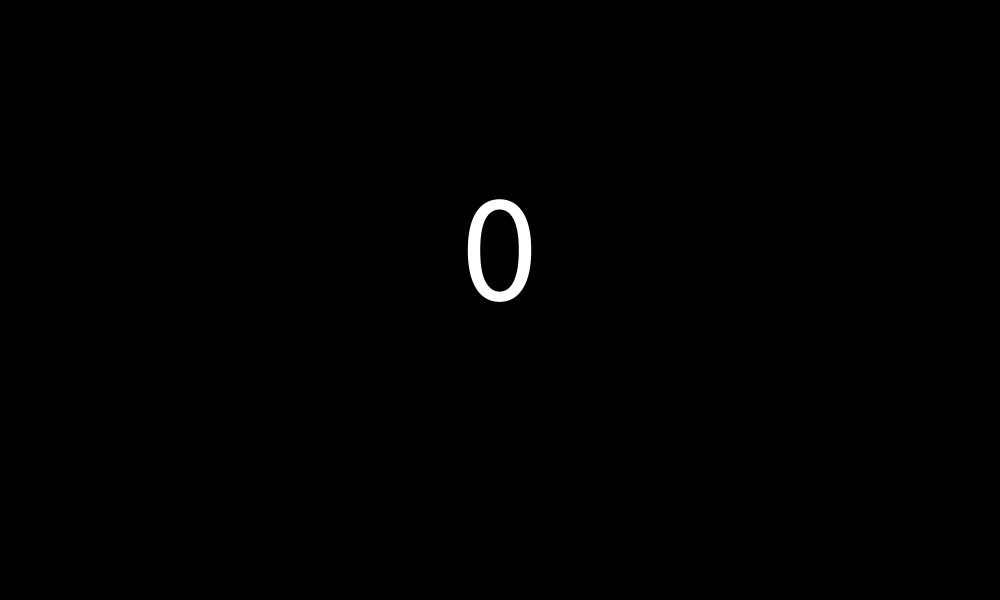
Frame 1 (no input)
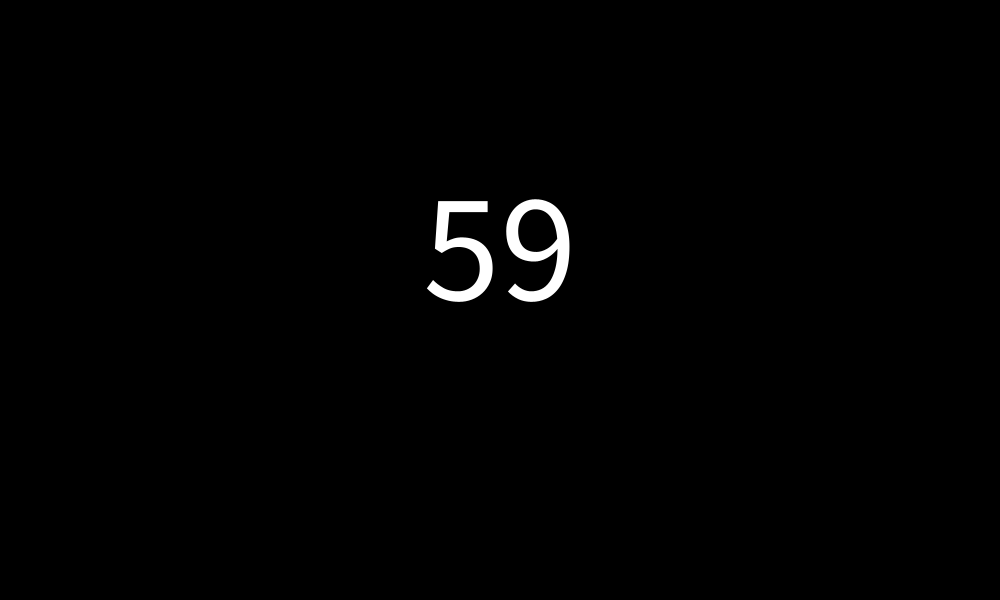
Frame 60 (the mouse pressed at the canvas centre just before this capture)
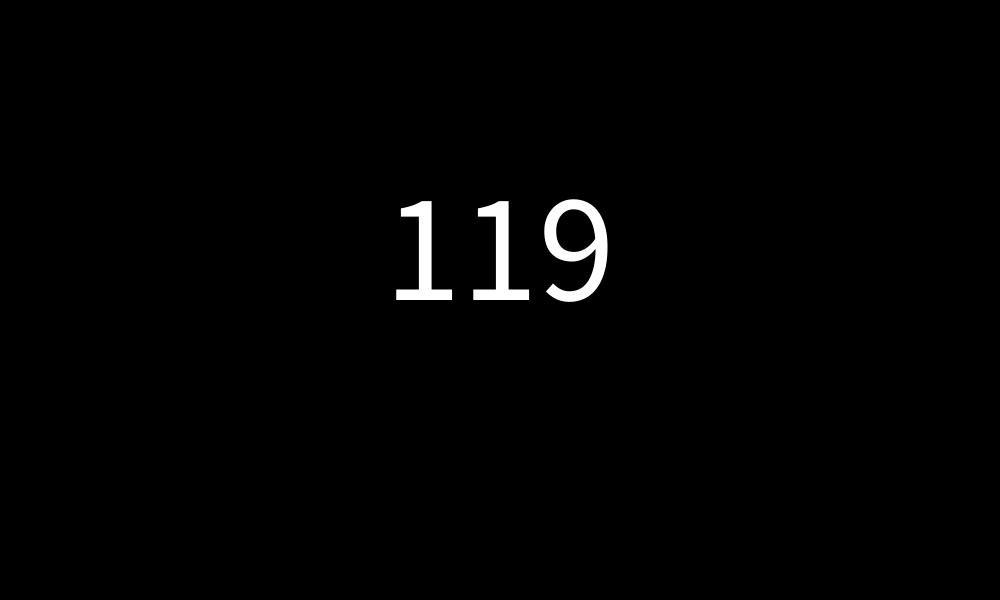
Frame 120 (the mouse held since frame 60 and released just before this capture)

The Processing sketch that drew these frames (run headless with seeded random() and noise(); from frame 60 on, the mouse is pressed at the canvas centre):

// Processing sketch: processing_164918
// ── processing_164918.pde

int count = 0;
void setup(){
  size(1000,600);
  textSize(155);
  textAlign(CENTER);
  fill(255);
}

void draw(){
  background(int(map(count,0,2147483647,0,255)));
  text(""+(count),width/2, height/2);
  if(count == 2147483647){
    count = 0;
  }
  count ++;
}
